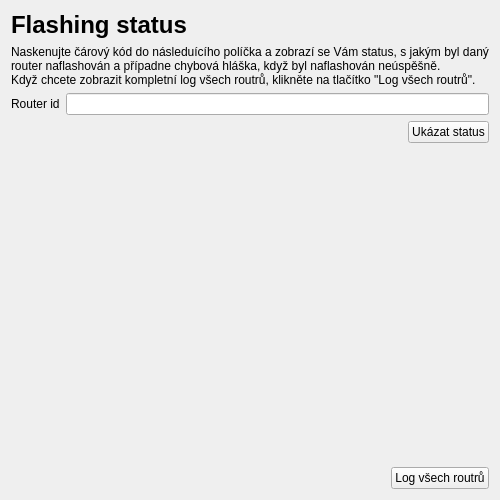
<?xml version="1.0" encoding="UTF-8"?>
<ui version="4.0">
 <class>StatusChecker</class>
 <widget class="QWidget" name="StatusChecker">
  <property name="geometry">
   <rect>
    <x>0</x>
    <y>0</y>
    <width>500</width>
    <height>500</height>
   </rect>
  </property>
  <property name="windowTitle">
   <string>Router status</string>
  </property>
  <layout class="QVBoxLayout" name="verticalLayout">
   <item>
    <widget class="QLabel" name="label">
     <property name="text">
      <string>&lt;h1&gt;Flashing status&lt;/h1&gt;</string>
     </property>
    </widget>
   </item>
   <item>
    <widget class="QLabel" name="label_3">
     <property name="text">
      <string>Naskenujte čárový kód do následuícího políčka a zobrazí se Vám status, s jakým byl daný router naflashován a případne chybová hláška, když byl naflashován neúspěšně.
Když chcete zobrazit kompletní log všech routrů, klikněte na tlačítko &quot;Log všech routrů&quot;.</string>
     </property>
     <property name="wordWrap">
      <bool>true</bool>
     </property>
    </widget>
   </item>
   <item>
    <layout class="QHBoxLayout" name="horizontalLayout">
     <item>
      <widget class="QLabel" name="label_2">
       <property name="text">
        <string>Router id</string>
       </property>
      </widget>
     </item>
     <item>
      <widget class="QLineEdit" name="lineEdit"/>
     </item>
    </layout>
   </item>
   <item>
    <layout class="QHBoxLayout" name="horizontalLayout_2">
     <item>
      <spacer name="horizontalSpacer">
       <property name="orientation">
        <enum>Qt::Horizontal</enum>
       </property>
       <property name="sizeHint" stdset="0">
        <size>
         <width>40</width>
         <height>20</height>
        </size>
       </property>
      </spacer>
     </item>
     <item>
      <widget class="QPushButton" name="pushButton">
       <property name="text">
        <string>Ukázat status</string>
       </property>
      </widget>
     </item>
    </layout>
   </item>
   <item>
    <widget class="QLabel" name="outBox">
     <property name="sizePolicy">
      <sizepolicy hsizetype="Preferred" vsizetype="Preferred">
       <horstretch>1</horstretch>
       <verstretch>1</verstretch>
      </sizepolicy>
     </property>
     <property name="text">
      <string/>
     </property>
     <property name="alignment">
      <set>Qt::AlignLeading|Qt::AlignLeft|Qt::AlignTop</set>
     </property>
     <property name="wordWrap">
      <bool>true</bool>
     </property>
    </widget>
   </item>
   <item>
    <layout class="QHBoxLayout" name="horizontalLayout_3">
     <item>
      <spacer name="horizontalSpacer_2">
       <property name="orientation">
        <enum>Qt::Horizontal</enum>
       </property>
       <property name="sizeHint" stdset="0">
        <size>
         <width>40</width>
         <height>20</height>
        </size>
       </property>
      </spacer>
     </item>
     <item>
      <widget class="QPushButton" name="pushButton_2">
       <property name="text">
        <string>Log všech routrů</string>
       </property>
      </widget>
     </item>
    </layout>
   </item>
  </layout>
 </widget>
 <resources/>
 <connections/>
</ui>
